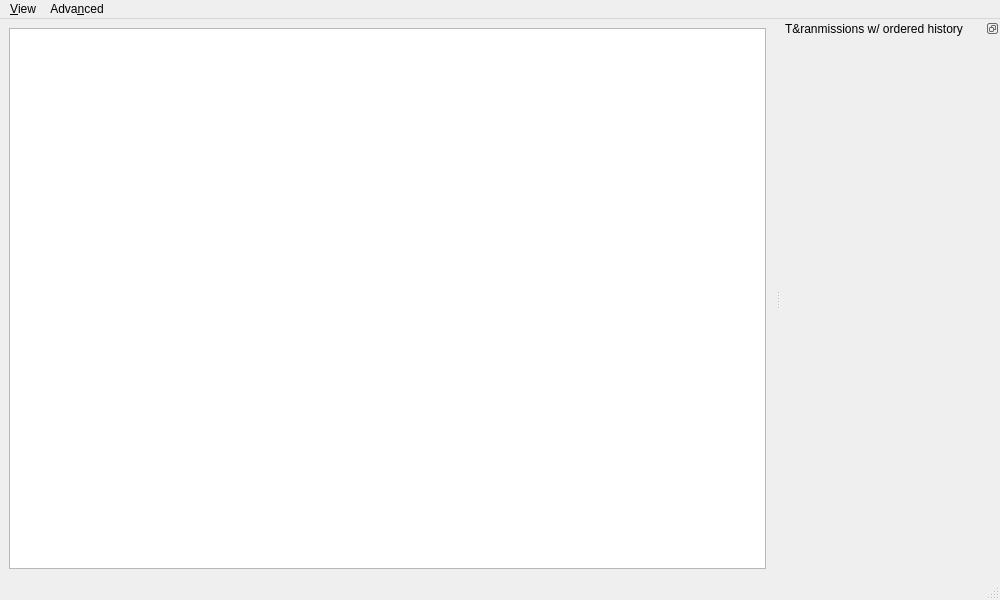
<?xml version="1.0" encoding="UTF-8"?>
<ui version="4.0">
 <class>MainWindow</class>
 <widget class="QMainWindow" name="MainWindow">
  <property name="geometry">
   <rect>
    <x>0</x>
    <y>0</y>
    <width>1000</width>
    <height>600</height>
   </rect>
  </property>
  <property name="windowTitle">
   <string>MainWindow</string>
  </property>
  <widget class="QWidget" name="centralwidget">
   <layout class="QGridLayout" name="gridLayout">
    <item row="0" column="0">
     <widget class="PlotWidget" name="graphicsView"/>
    </item>
   </layout>
  </widget>
  <widget class="QMenuBar" name="menubar">
   <property name="geometry">
    <rect>
     <x>0</x>
     <y>0</y>
     <width>1000</width>
     <height>30</height>
    </rect>
   </property>
   <widget class="QMenu" name="menuView">
    <property name="title">
     <string>&amp;View</string>
    </property>
    <addaction name="actionTranmissions_Tree"/>
   </widget>
   <widget class="QMenu" name="menuAdvanced">
    <property name="title">
     <string>Adva&amp;nced</string>
    </property>
   </widget>
   <addaction name="menuView"/>
   <addaction name="menuAdvanced"/>
  </widget>
  <widget class="QStatusBar" name="statusbar"/>
  <widget class="QDockWidget" name="dockWidgetTransmissions">
   <property name="minimumSize">
    <size>
     <width>219</width>
     <height>50</height>
    </size>
   </property>
   <property name="features">
    <set>QDockWidget::DockWidgetFloatable|QDockWidget::DockWidgetMovable</set>
   </property>
   <property name="windowTitle">
    <string>T&amp;ranmissions w/ ordered history</string>
   </property>
   <attribute name="dockWidgetArea">
    <number>2</number>
   </attribute>
   <widget class="QWidget" name="dockWidgetContents"/>
  </widget>
  <action name="actionTranmissions_Tree">
   <property name="checkable">
    <bool>true</bool>
   </property>
   <property name="checked">
    <bool>true</bool>
   </property>
   <property name="text">
    <string>&amp;Tranmissions Tree</string>
   </property>
  </action>
 </widget>
 <customwidgets>
  <customwidget>
   <class>PlotWidget</class>
   <extends>QGraphicsView</extends>
   <header>...pyqtgraphCore</header>
  </customwidget>
 </customwidgets>
 <resources/>
 <connections>
  <connection>
   <sender>actionTranmissions_Tree</sender>
   <signal>toggled(bool)</signal>
   <receiver>dockWidgetTransmissions</receiver>
   <slot>setVisible(bool)</slot>
   <hints>
    <hint type="sourcelabel">
     <x>-1</x>
     <y>-1</y>
    </hint>
    <hint type="destinationlabel">
     <x>890</x>
     <y>299</y>
    </hint>
   </hints>
  </connection>
 </connections>
</ui>
